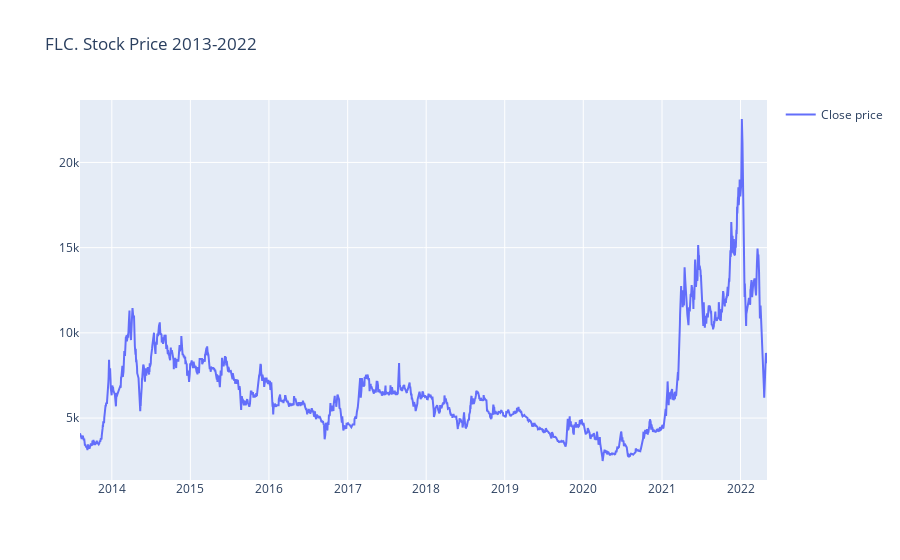

Notebook code cell kept with this figure:
### Markdown cell above
# Plotting data
- Plot the closing price Vs Date

### Code cell
fig = go.Figure()
fig.add_trace(go.Scatter(x=df['time'], y=df['close'], name='Close price'))
fig.update_layout(showlegend=True, title='FLC. Stock Price 2013-2022')
fig.show()

### Figure 1 — Plotly figure (JSON) as saved in the notebook; plotly's stock layout.template omitted (floating-point values rounded to 4 significant figures; data arrays with more than 128 entries replaced by an {"elided": "..."} marker saying what was removed)
{"data": [{"name": "Close price", "type": "scatter", "x": {"elided": "2170 str values"}, "y": {"elided": "2170 float values"}}], "layout": {"showlegend": true, "title": {"text": "FLC. Stock Price 2013-2022"}}}
